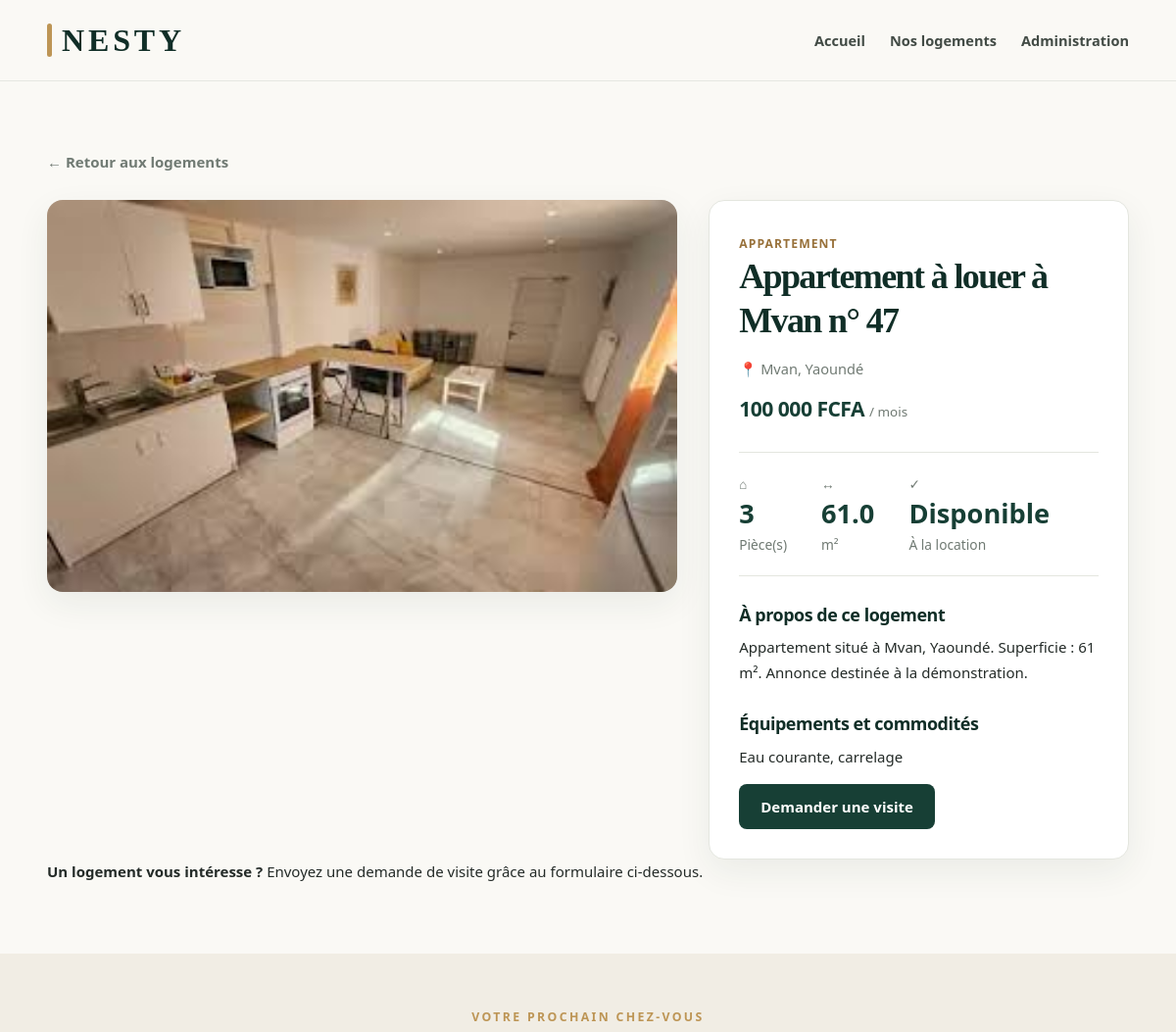
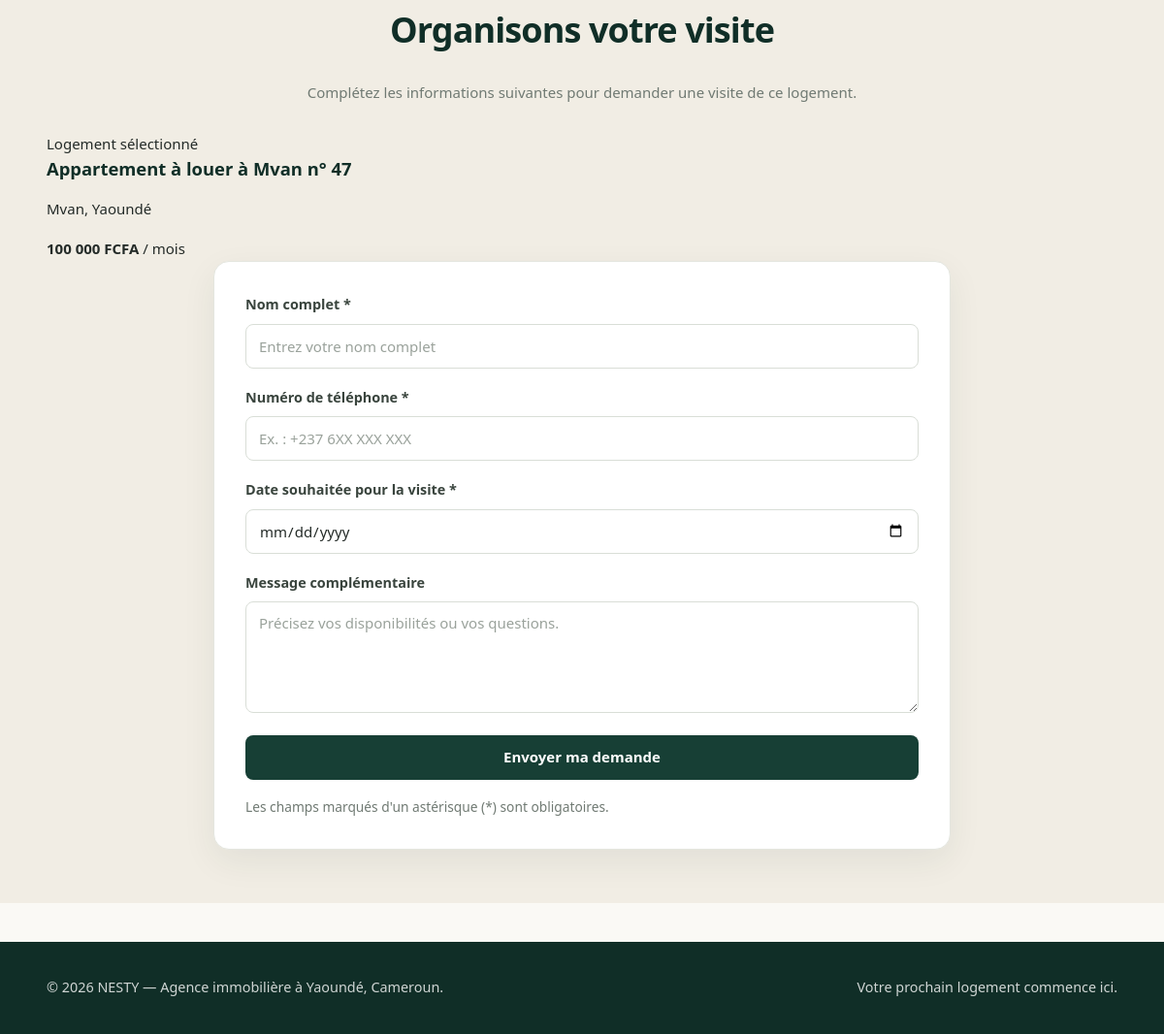
/bien/47, run on the app's committed database (2 pictures, top to bottom).
### tables this page shows
CREATE TABLE biens(
    id INTEGER PRIMARY KEY AUTOINCREMENT,
    titre TEXT NOT NULL, 
    type TEXT NOT NULL CHECK(type IN(
        'Studio',
        'Chambre moderne',
        'Appartement',
        'Villa'
    )),
    quartier_id INTEGER NOT NULL,
    loyer_mensuel INTEGER NOT NULL CHECK(loyer_mensuel > 0),
    nombre_pieces INTEGER NOT NULL CHECK(nombre_pieces >= 1),
    superficie REAL NOT NULL CHECK(superficie > 0),
    equipements TEXT NOT NULL DEFAULT '',
    photos TEXT NOT NULL DEFAULT '',
    disponible INTEGER NOT NULL DEFAULT 1
        CHECK(disponible IN (0, 1)),
    description TEXT NOT NULL DEFAULT '',
    FOREIGN KEY (quartier_id)
        REFERENCES quartiers(id)
);

CREATE TABLE quartiers(
    id INTEGER PRIMARY KEY AUTOINCREMENT,
    nom TEXT NOT NULL,
    ville TEXT NOT NULL DEFAULT 'Yaounde',
    UNIQUE(nom,ville)
);

### app.py (the view)
@app.route("/bien/<int:bien_id>")
def detail_bien(bien_id):
    connexion = obtenir_connexion()
    bien = connexion.execute("""
        SELECT biens.*, quartiers.nom AS quartier
        FROM biens
        JOIN quartiers ON biens.quartier_id = quartiers.id
        WHERE biens.id = ? AND biens.disponible = 1
    """, (bien_id,)).fetchone()
    connexion.close()
    if bien is None:
        abort(404)
    return render_template(
        "detail_bien.html",
        bien=bien,
        aujourd_hui=date.today().isoformat()
    )

### app.py (called while the page is built)
def obtenir_connexion():
    connexion = sqlite3.connect(FICHIER_BASE)
    connexion.row_factory = sqlite3.Row
    connexion.execute("PRAGMA foreign_keys = ON")
    return connexion

### templates/detail_bien.html (shortened to what this page needs)
{% extends "base.html" %}
{% block contenu %}
<section class="detail-section">
    <div class="container">
        <a href="{{ url_for('accueil') }}#biens" class="lien-retour">
            ← Retour aux logements
        </a>
        <div class="detail-grille">
            <div class="detail-image">
                {% if bien.photos %}
                    <img
                        src="{{ url_for('static', filename=bien.photos) }}"
                        alt="Photo du logement : {{ bien.titre }}"
                        loading="lazy">
                {% else %}
                    <div class="image-indisponible">
                        Photo non disponible
                    </div>
                {% endif %}
            </div>
            <div class="detail-informations">
                <span class="type-bien">{{ bien.type }}</span>
                <h1>{{ bien.titre }}</h1>
                <p class="quartier-bien">
                    <span aria-hidden="true">📍</span>
                    {{ bien.quartier }}, Yaoundé
                </p>
                <div class="detail-prix">
                    <p class="prix-bien">
                        {{ "{:,.0f}".format(bien.loyer_mensuel).replace(",", " ") }}
                        FCFA
                        <span>/ mois</span>
                    </p>
                </div>
                <div class="detail-caracteristiques">
                    <div class="caracteristique-detail">
                        <span class="caracteristique-icone" aria-hidden="true">⌂</span>
                        <strong>{{ bien.nombre_pieces }}</strong>
                        <span>Pièce(s)</span>
                    </div>
                    <div class="caracteristique-detail">
                        <span class="caracteristique-icone" aria-hidden="true">↔</span>
                        <strong>{{ bien.superficie }}</strong>
                        <span>m²</span>
                    </div>
                    <div class="caracteristique-detail">
                        <span class="caracteristique-icone" aria-hidden="true">✓</span>
                        <strong>Disponible</strong>
                        <span>À la location</span>
                    </div>
                </div>
                <div class="detail-description">
                    <h2>À propos de ce logement</h2>
                    <p>
                        {{ bien.description or "Aucune description supplémentaire n'est disponible pour ce logement." }}
                    </p>
                </div>
                <div class="detail-equipements">
                    <h2>Équipements et commodités</h2>
                    <p>
                        {{ bien.equipements or "Les équipements de ce logement ne sont pas encore précisés." }}
                    </p>
                </div>
                <a href="#demande-visite" class="bouton-principal">
                    Demander une visite
                </a>
            </div>
        </div>
        <div class="detail-note">
            <p>
                <strong>Un logement vous intéresse ?</strong>
                Envoyez une demande de visite grâce au formulaire ci-dessous.
            </p>
        </div>
    </div>
</section>
<section class="formulaire-visite" id="demande-visite">
    <div class="container">
        <div class="section-entete">
            <p class="hero-sous-titre">VOTRE PROCHAIN CHEZ-VOUS</p>
            <h2>Organisons votre visite</h2>
            <p>
                Complétez les informations suivantes pour demander
                une visite de ce logement.
            </p>
        </div>
        <div class="formulaire-carte">
            <div class="resume-logement">
                <div>
                    <span class="resume-libelle">Logement sélectionné</span>
                    <h3>{{ bien.titre }}</h3>
                    <p>{{ bien.quartier }}, Yaoundé</p>
                </div>
                <div class="resume-prix">
                    <strong>
                        {{ "{:,.0f}".format(bien.loyer_mensuel).replace(",", " ") }}
                        FCFA
                    </strong>
                    <span>/ mois</span>
                </div>
            </div>
            <form
                action="{{ url_for('demander_visite', bien_id=bien.id) }}"
                method="POST"
                id="formulaire-visite">
                <div class="champ">
                    <label for="nom_client">Nom complet *</label>
                    <input
                        type="text"
                        id="nom_client"
                        name="nom_client"
                        required
                        minlength="2"
                        maxlength="100"
                        autocomplete="name"
                        placeholder="Entrez votre nom complet">
                </div>
                <div class="champ">
                    <label for="telephone">Numéro de téléphone *</label>
                    <input
                        type="tel"
                        id="telephone"
                        name="telephone"
                        required
                        maxlength="25"
                        autocomplete="tel"
                        placeholder="Ex. : +237 6XX XXX XXX">
                </div>
                <div class="champ">
                    <label for="date_souhaitee">Date souhaitée pour la visite *</label>
                    <input
                        type="date"
                        id="date_souhaitee"
                        name="date_souhaitee"
                        min="{{ aujourd_hui }}"
                        required>
                </div>
                <div class="champ">
                    <label for="message">Message complémentaire</label>
                    <textarea
                        id="message"
                        name="message"
                        rows="4"
                        maxlength="500"
                        placeholder="Précisez vos disponibilités ou vos questions."></textarea>
                </div>
                <button type="submit" class="bouton-principal">
                    Envoyer ma demande
                </button>
                <p class="note-formulaire">
                    Les champs marqués d'un astérisque (*) sont obligatoires.
                </p>
            </form>
        </div>
    </div>
</section>
{% endblock %}

### data on the page
biens: photos (picture), type "APPARTEMENT", titre "Appartement à louer à Mvan n° 47", loyer_mensuel "100 000", nombre_pieces "3", superficie "61.0", description "Appartement situé à Mvan, Yaoundé. Superficie : 61 m². Annonce destinée à la démonstration.", equipements "Eau courante, carrelage"
quartiers: quartier "Mvan"
